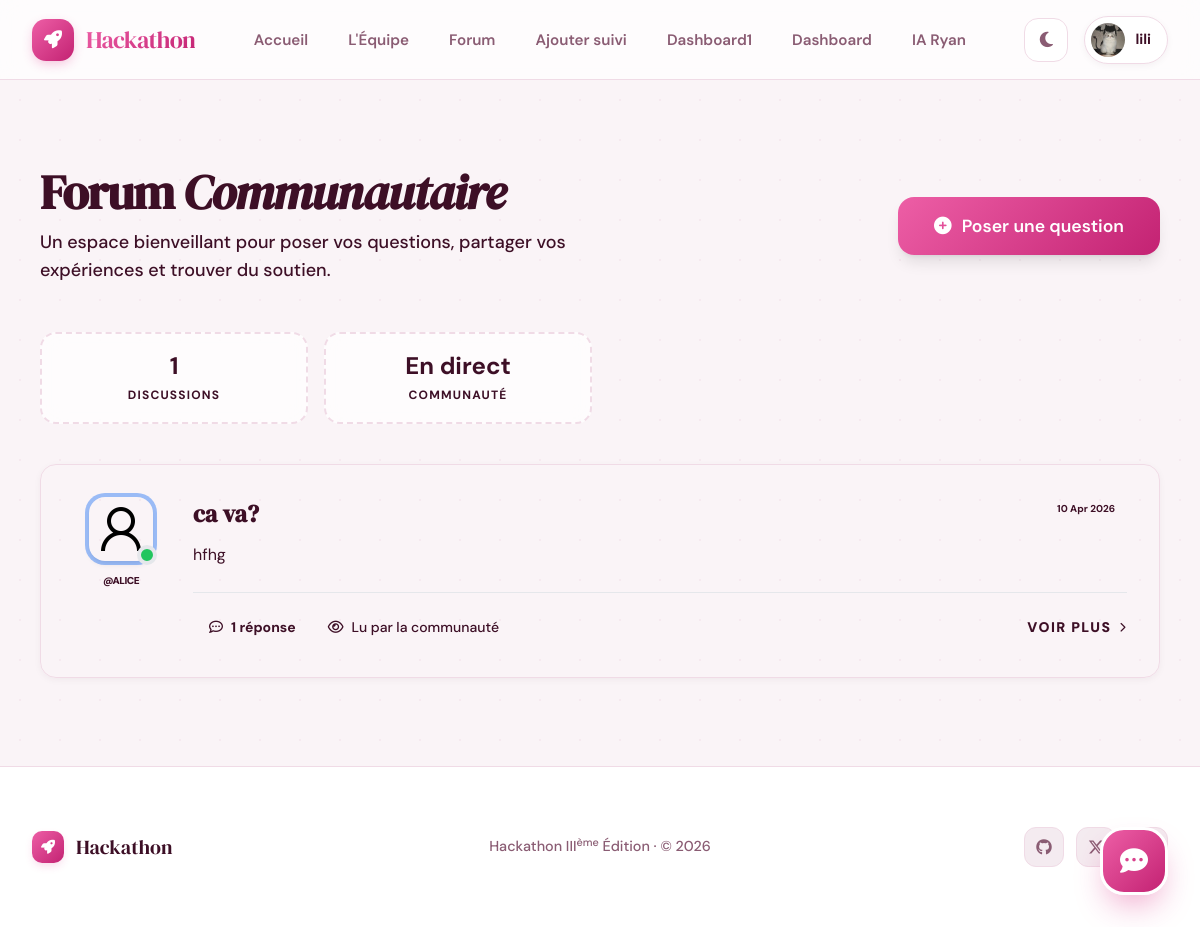
/forum/ (signed in), run on the app's committed database.
### Users/models.py (models this page shows, shortened)
class User(AbstractUser):
    GROUPE_SANGUIN_CHOIX = [
        ('A+', 'A+'), ('A-', 'A-'),
        ('B+', 'B+'), ('B-', 'B-'),
        ('AB+', 'AB+'), ('AB-', 'AB-'),
        ('O+', 'O+'), ('O-', 'O-'),
    ]
    is_admin_user = models.BooleanField(default=False)
    is_customer = models.BooleanField(default=True)
    age = models.PositiveIntegerField(null=True, blank=True, help_text="25")
    date_dernieres_regles = models.DateField(null=True, blank=True)
    date_prevue_accouchement = models.DateField(null=True, blank=True)
    taille = models.PositiveIntegerField(null=True, blank=True, help_text="En cm")
    poids_initial = models.FloatField(null=True, blank=True, help_text="En kg")
    groupe_sanguin = models.CharField(
        null=True,
        blank=True,
        max_length=5,
        choices=GROUPE_SANGUIN_CHOIX
    )
    antecedents_medicaux = models.TextField(null=True, blank=True)
    nombre_grossesses_precedentes = models.PositiveIntegerField(default=0)
    photo = models.ImageField(
        upload_to="profile_pictures/",
        default="profile_pictures/default.png",
        blank=True,
        null=True,
    )

### forum/models.py (models this page shows, shortened)
class Question(models.Model):
    user = models.ForeignKey(
        settings.AUTH_USER_MODEL,
        on_delete=models.CASCADE,
        related_name='questions'
    )
    title = models.CharField(max_length=255)
    content = models.TextField()
    created_at = models.DateTimeField(auto_now_add=True)
    updated_at = models.DateTimeField(auto_now=True)
    class Meta:
        ordering = ['-created_at']

### forum/views.py (the view)
# urls.py: path('', views.question_list, name='question_list'),
def question_list(request):
    questions = Question.objects.all().select_related('user').prefetch_related('answers')
    return render(request, 'forum/question_list.html', {'questions': questions})

### templates/forum/question_list.html (shortened to what this page needs)
{% extends 'Base/base.html' %}
{% block content %}
<div class="container mx-auto px-4 py-12 max-w-6xl">
    <div class="flex flex-col md:flex-row justify-between items-start md:items-center gap-6 mb-12">
        <div class="animate-fade-in">
            <h1 class="text-4xl md:text-5xl font-black text-ink tracking-tight mb-3">
                Forum <span class="text-primary italic">Communautaire</span>
            </h1>
            <p class="text-ink-muted text-lg font-medium max-w-xl">
                Un espace bienveillant pour poser vos questions, partager vos expériences et trouver du soutien.
            </p>
        </div>
        {% if user.is_authenticated %}
            <a href="{% url 'forum:ask_question' %}" class="btn btn-primary btn-lg shadow-lg group">
                <i class="fas fa-plus-circle transition-transform group-hover:rotate-90"></i>
                Poser une question
            </a>
        {% endif %}
    </div>
    <div class="grid grid-cols-2 md:grid-cols-4 gap-4 mb-10">
        <div class="glass-card p-4 text-center border-dashed border-2">
            <span class="block text-2xl font-bold text-primary">{{ questions.count }}</span>
            <span class="text-xs font-bold uppercase tracking-widest text-ink-muted">Discussions</span>
        </div>
        <div class="glass-card p-4 text-center border-dashed border-2">
            <span class="block text-2xl font-bold text-secondary">En direct</span>
            <span class="text-xs font-bold uppercase tracking-widest text-ink-muted">Communauté</span>
        </div>
    </div>
    <div class="space-y-6">
        {% for question in questions %}
            <div class="cool-card group hover:border-primary/30 transition-all duration-500 hover:-translate-y-1">
                <div class="flex flex-col md:flex-row gap-6">
                    <div class="hidden md:flex flex-col items-center gap-3 w-24 flex-shrink-0">
                        {% if question.user.photo %}
                            <div class="relative">
                                <img src="{{ question.user.photo.url }}" class="w-16 h-16 rounded-2xl object-cover ring-4 ring-paper shadow-md" alt="{{ question.user.username }}">
                                <div class="absolute -bottom-1 -right-1 w-5 h-5 bg-green-500 border-4 border-surface rounded-full"></div>
                            </div>
                        {% else %}
                            <div class="w-16 h-16 rounded-2xl bg-grad-primary flex items-center justify-center text-white font-bold text-2xl shadow-md">
                                {{ question.user.username|first|upper }}
                            </div>
                        {% endif %}
                        <span class="text-[10px] font-black uppercase tracking-tighter text-ink-muted">@{{ question.user.username }}</span>
                    </div>
                    <div class="flex-grow">
                        <div class="flex justify-between items-start gap-4 mb-3">
                            <h2 class="text-2xl font-bold text-ink group-hover:text-primary transition-colors leading-snug">
                                <a href="{% url 'forum:question_detail' question.pk %}">
                                    {{ question.title }}
                                </a>
                            </h2>
                            <span class="hidden md:block text-[10px] font-bold text-ink-muted bg-surface-2 px-3 py-1 rounded-full whitespace-nowrap">
                                {{ question.created_at|date:"d M Y" }}
                            </span>
                        </div>
                        <p class="text-ink-muted leading-relaxed mb-6 line-clamp-2 md:line-clamp-3">
                            {{ question.content }}
                        </p>
                        <div class="flex items-center justify-between pt-4 border-t border-line">
                            <div class="flex items-center gap-4">
                                <span class="flex items-center gap-2 text-sm font-bold text-primary bg-primary/5 px-4 py-2 rounded-xl">
                                    <i class="far fa-comment-dots"></i>
                                    {{ question.answers.count }} réponse{{ question.answers.count|pluralize }}
                                </span>
                                <span class="hidden sm:flex items-center gap-2 text-sm font-medium text-ink-muted">
                                    <i class="far fa-eye"></i>
                                    Lu par la communauté
                                </span>
                            </div>
                            <a href="{% url 'forum:question_detail' question.pk %}" class="text-sm font-black uppercase tracking-widest text-ink hover:text-primary flex items-center gap-2 transition-all group/link">
                                Voir plus
                                <i class="fas fa-chevron-right text-[10px] group-hover/link:translate-x-1 transition-transform"></i>
                            </a>
                        </div>
                    </div>
                </div>
            </div>
        {% endfor %}
    </div>
</div>
{% endblock %}

### templates/Base/base.html (shortened to what this page needs)
<!doctype html>
<html lang="fr" data-theme="light">
    <head>
        <script src="https://cdn.tailwindcss.com"></script>
        <link
            rel="stylesheet"
            href="https://cdnjs.cloudflare.com/ajax/libs/font-awesome/6.5.0/css/all.min.css"
        />
        {% load static %}
        <link rel="stylesheet" href="{% static 'css/style.css' %}" />
    </head>
    <body>
        <nav
            class="navbar"
            role="navigation"
            aria-label="Navigation principale"
        >
            <div class="navbar-inner">
                <a
                    href="{% url 'users:landing' %}"
                    class="logo"
                    aria-label="Hackathon — Accueil"
                >
                    <div class="logo-mark"><i class="fas fa-rocket"></i></div>
                    <span class="logo-text">Hackathon</span>
                </a>
                <ul class="nav-links desktop-nav" role="list">
                    <li><a href="{% url 'users:landing' %}">Accueil</a></li>
                    <li><a href="{% url 'users:about' %}">L'Équipe</a></li>
                    <li><a href="{% url 'forum:question_list' %}">Forum</a></li>
                    <li>
                        <a href="{% url 'pregancy:ajouter_suivi' %}"
                            >Ajouter suivi</a
                        >
                    </li>
                    <li>
                        <a href="{% url 'pregancy:dashboard' %}">Dashboard1</a>
                    </li>
                    {% if user.is_authenticated %}
                    <li><a href="{% url 'users:user_home' %}">Dashboard</a></li>
                    <li><a href="{% url 'users:chat_home' %}">IA Ryan</a></li>
                    {% endif %}
                </ul>
                <div class="nav-actions desktop-nav">
                    <button
                        class="theme-btn"
                        id="theme-toggle"
                        aria-label="Changer le thème"
                    >
                        <i class="fas fa-moon icon-moon"></i>
                    </button>
                    {% if user.is_authenticated %}
                    <a href="{% url 'users:profile' %}" class="user-pill">
                        {% if user.photo %}
                        <img
                            src="{{ user.photo.url }}"
                            class="avatar"
                            alt="{{ user.username }}"
                        />
                        {% else %}
                        <div class="avatar-initials">
                            {{ user.username|first|upper }}
                        </div>
                        {% endif %}
                        <span class="user-name">{{ user.username }}</span>
                    </a>
                    {% endif %}
                </div>
            </div>
        </nav>
        <main class="main">{% block content %}{% endblock %}</main>
        <footer>
            <div class="footer-inner">
                <div class="footer-brand">
                    <div class="footer-mark"><i class="fas fa-rocket"></i></div>
                    <span class="footer-brand-name">Hackathon</span>
                </div>
                <p class="footer-copy">
                    Hackathon III<sup>ème</sup> Édition · © 2026
                </p>
                <div class="footer-links">
                    <a href="#" aria-label="GitHub"
                        ><i class="fab fa-github"></i
                    ></a>
                    <a href="#" aria-label="Twitter"
                        ><i class="fab fa-x-twitter"></i
                    ></a>
                    <a href="#" aria-label="LinkedIn"
                        ><i class="fab fa-linkedin-in"></i
                    ></a>
                </div>
            </div>
        </footer>
        {% if user.is_authenticated and "/chat/" not in request.path %}
        <div class="chat-widget">
            <button class="chat-bubble" onclick="toggleWidget()">
                <i class="fas fa-comment-dots" id="widget-icon"></i>
            </button>
        </div>
        {% endif %}
    </body>
</html>

### static/css/_tokens.css (style rules this page uses)
:root { --p-h: 330; --p-s: 70%; --p-l: 50%; --s-h: 280; --s-s: 60%; --s-l: 65%; --primary: hsl(var(--p-h), var(--p-s), var(--p-l)); --primary-alt: hsl(var(--p-h), var(--p-s), 40%); --secondary: hsl(var(--s-h), var(--s-s), var(--s-l)); --success: hsl(150, 60%, 45%); --warning: hsl(45, 90%, 50%); --error: hsl(350, 75%, 55%); --info: hsl(200, 80%, 55%); --paper: hsl(var(--p-h), 40%, 97%); --surface: #ffffff; --surface-2: hsl(var(--p-h), 30%, 94%); --ink: hsl(var(--p-h), 60%, 15%); --ink-muted: hsl(var(--p-h), 20%, 45%); --line: hsl(var(--p-h), 40%, 90%); --line-bold: hsl(var(--p-h), 40%, 85%); --radius: 16px; --radius-sm: 8px; --radius-lg: 24px; --nav-h: 80px; --shadow-sm: 0 2px 8px -2px hsla(var(--p-h), 30%, 20%, 0.08); --shadow-md: 0 12px 24px -8px hsla(var(--p-h), 30%, 20%, 0.12); --shadow-lg: 0 24px 48px -12px hsla(var(--p-h), 30%, 20%, 0.18); --glass: hsla(0, 0%, 100%, 0.7); --glass-blur: blur(12px); --grad-primary: linear-gradient(135deg, hsl(var(--p-h), 80%, 65%), hsl(var(--p-h), 70%, 45%)); --grad-soft: linear-gradient(135deg, hsl(var(--p-h), 40%, 98%), hsl(var(--p-h), 40%, 94%)); }

### static/css/_base.css (style rules this page uses)
*, *::before, *::after { box-sizing: border-box; margin: 0; padding: 0; -webkit-font-smoothing: antialiased; -moz-osx-font-smoothing: grayscale; }
html { scroll-behavior: smooth; font-size: 16px; }
body { font-family: 'DM Sans', -apple-system, BlinkMacSystemFont, sans-serif; background: var(--paper); color: var(--ink); min-height: 100vh; display: flex; flex-direction: column; line-height: 1.6; overflow-x: hidden; transition: background .4s cubic-bezier(0.4, 0, 0.2, 1), color .4s ease; }
body::before { content: ""; position: fixed; top: 0; left: 0; width: 100%; height: 100%; z-index: -1; opacity: 0.4; background-image: radial-gradient(var(--line) 1px, transparent 1px); background-size: 40px 40px; }
h1, h2, h3, h4, h5, h6 { font-family: 'DM Serif Display', serif; font-weight: 400; line-height: 1.2; color: var(--ink); }
a { color: inherit; text-decoration: none; transition: all .2s ease; }
.main { flex: 1; width: 100%; max-width: 1440px; margin: 0 auto; padding: 40px 24px; }
.cool-card { In template /home/panda831/Bureau/tenaizybe/coucou_les_filles/templates/Base/base.html, error at line 408 background: var(--surface); border: 1px solid var(--line); border-radius: var(--radius); padding: 32px; box-shadow: var(--shadow-sm); transition: transform .3s ease, box-shadow .3s ease; }
.glass-card { background: var(--glass); backdrop-filter: var(--glass-blur); border: 1px solid var(--line); border-radius: var(--radius); }

### static/css/_buttons.css (style rules this page uses)
.btn { display: inline-flex; align-items: center; justify-content: center; gap: 10px; padding: 12px 28px; font-size: 0.95rem; font-weight: 600; border-radius: var(--radius-sm); cursor: pointer; transition: all .25s cubic-bezier(0.4, 0, 0.2, 1); border: 1px solid transparent; font-family: 'DM Sans', sans-serif; user-select: none; white-space: nowrap; }
.btn-primary { background: var(--grad-primary); color: white; border: none; box-shadow: 0 4px 12px -2px hsla(var(--p-h), 70%, 50%, 0.3); }
.btn-lg { padding: 16px 36px; font-size: 1.1rem; border-radius: var(--radius); }

### static/css/_footer.css (style rules this page uses)
footer { background: var(--surface); border-top: 1px solid var(--line); padding: 60px 0; margin-top: auto; }
.footer-inner { max-width: 1440px; margin: 0 auto; padding: 0 32px; display: grid; grid-template-columns: 1fr auto 1fr; align-items: center; gap: 40px; }
.footer-brand { display: flex; align-items: center; gap: 12px; }
.footer-mark { width: 32px; height: 32px; background: var(--grad-primary); border-radius: 10px; display: flex; align-items: center; justify-content: center; box-shadow: 0 4px 10px -2px hsla(var(--p-h), 70%, 50%, 0.2); }
.footer-mark i { color: white; font-size: 14px; }
.footer-brand-name { font-family: 'DM Serif Display', serif; font-size: 1.25rem; color: var(--ink); }
.footer-copy { font-size: 0.9rem; color: var(--ink-muted); text-align: center; font-weight: 500; }
.footer-links { display: flex; gap: 12px; justify-content: flex-end; }
.footer-links a { width: 40px; height: 40px; border-radius: 12px; border: 1.5px solid var(--line); display: flex; align-items: center; justify-content: center; color: var(--ink-muted); font-size: 1rem; transition: all .25s ease; background: var(--surface-2); }

### templates/forum/question_list.html (style rules this page uses)
.animate-fade-in { animation: fade-in 0.6s ease-out forwards; }
.line-clamp-2 { display: -webkit-box; -webkit-line-clamp: 2; -webkit-box-orient: vertical; overflow: hidden; }
@media (min-width: 768px) { .md\:line-clamp-3 { -webkit-line-clamp: 3; } }

### data on the page
User: photo (picture), username "lili"
Question: user.photo (placeholder picture), user.username "ALICE", title "ca va?", created_at "10 Apr 2026", content "hfhg", answers.count "1"

### other printed values
{{ questions.count }} "1"
